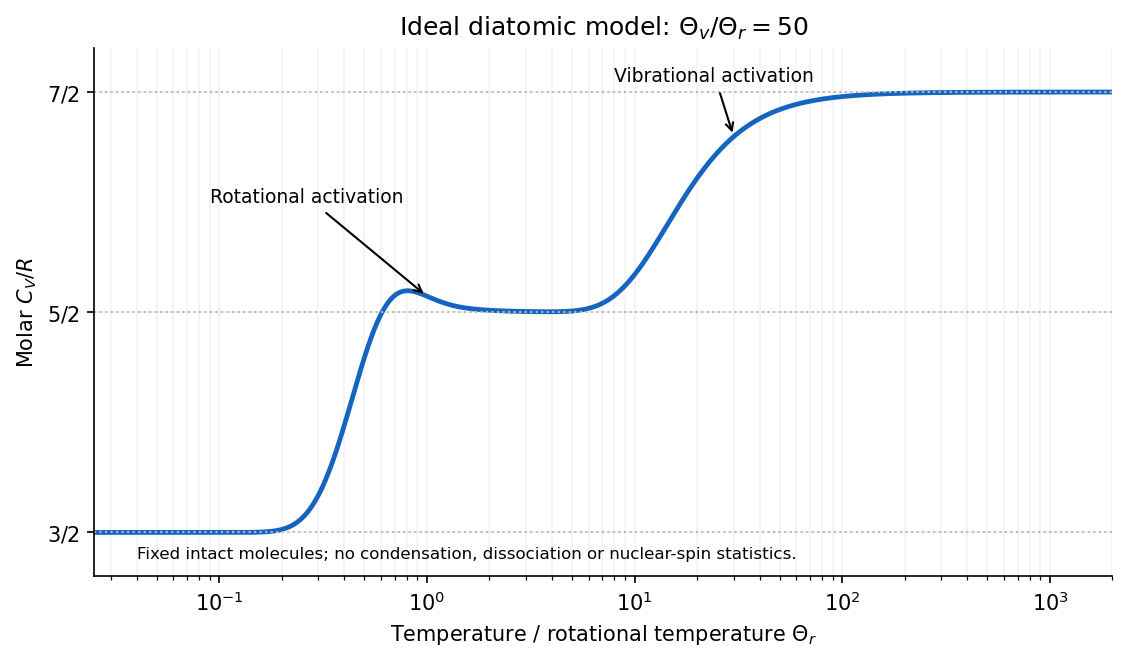

This figure's Python source:
"""Original explanatory figure; Python 3.14 and root pyproject dependencies."""
from pathlib import Path
import numpy as np
import matplotlib
matplotlib.use("Agg")
import matplotlib.pyplot as plt
plt.rcParams.update({"font.size":10,"axes.spines.top":False,"axes.spines.right":False,"figure.facecolor":"white","axes.facecolor":"white"})

t=np.geomspace(.025,2000,1200);J=np.arange(0,301,dtype=float);ener=J*(J+1);W=(2*J[:,None]+1)*np.exp(-ener[:,None]/t[None,:]);Z=W.sum(axis=0);mean=(W*ener[:,None]).sum(axis=0)/Z;var=(W*ener[:,None]**2).sum(axis=0)/Z-mean**2;crot=var/t**2
x=50/t;ev=np.exp(-x);cvib=x*x*ev/(-np.expm1(-x))**2;total=1.5+crot+cvib
fig,ax=plt.subplots(figsize=(7.4,4.3),layout="constrained");ax.semilogx(t,total,color="#1565c0",lw=2.3,label="Translation + quantum rotation + vibration")
for v,label in [(1.5,r"$3/2$"),(2.5,r"$5/2$"),(3.5,r"$7/2$")]:ax.axhline(v,color="#bbb",ls=":",lw=1)
ax.set(xlabel=r"Temperature / rotational temperature $\Theta_r$",ylabel=r"Molar $C_V/R$",ylim=(1.3,3.7),xlim=(t[0],t[-1]),yticks=[1.5,2.5,3.5],yticklabels=[r"$3/2$",r"$5/2$",r"$7/2$"],title=r"Ideal diatomic model: $\Theta_v/\Theta_r=50$")
ax.annotate("Rotational activation",(1,total[np.argmin(abs(t-1))]),xytext=(.09,3.0),arrowprops={"arrowstyle":"->"},fontsize=9);ax.annotate("Vibrational activation",(30,total[np.argmin(abs(t-30))]),xytext=(8,3.55),arrowprops={"arrowstyle":"->"},fontsize=9)
ax.text(.04,1.38,"Fixed intact molecules; no condensation, dissociation or nuclear-spin statistics.",fontsize=8);ax.grid(alpha=.16,which="both")

fig.savefig(Path(__file__).stem+".png",dpi=150,facecolor="white",bbox_inches="tight")
plt.close(fig)
